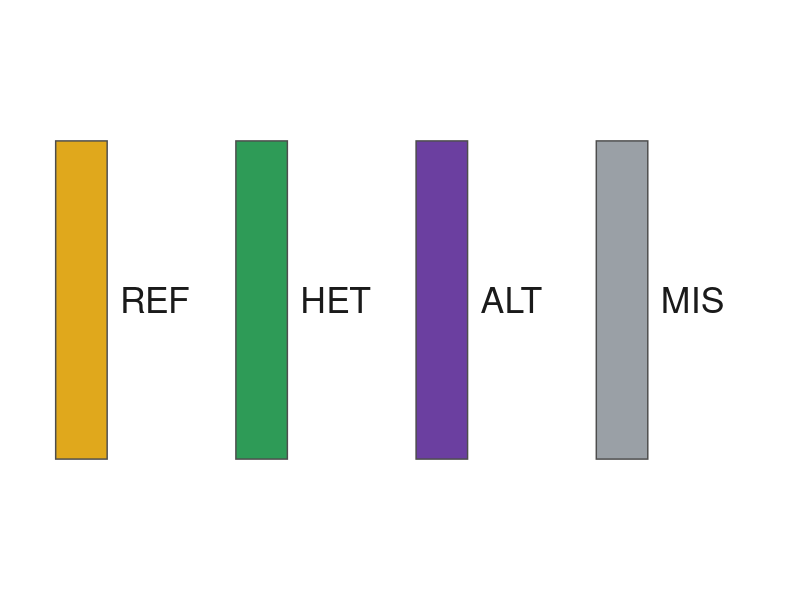
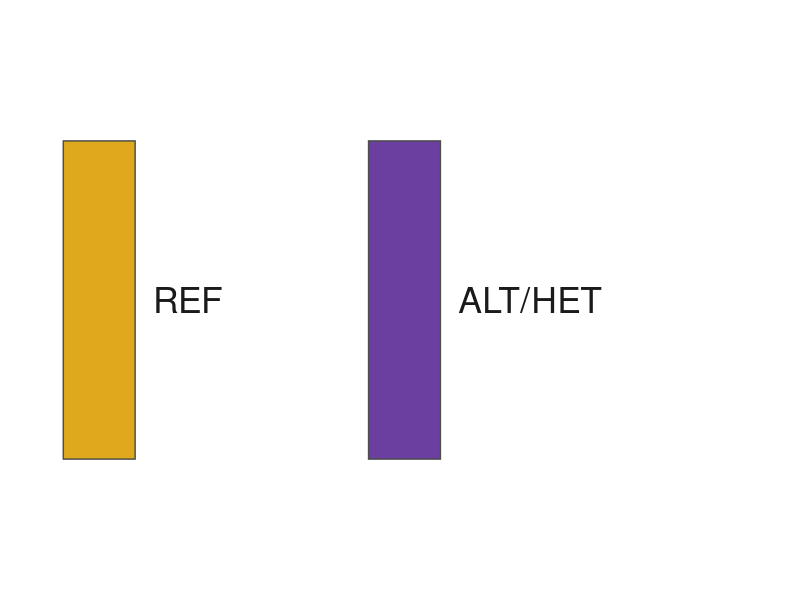

Here is the R script that generated these plots, in order:
#!/usr/bin/env Rscript
# Standalone palette legend for the SNP50K genotype raster:
# REF gold, HET green, ALT purple, missing grey. Place beside the raster.

suppressPackageStartupMessages(library(ggplot2))

GOLD <- "#E0A81C"
GREEN <- "#2E9B57"
PURPLE <- "#6B3FA0"
GREY <- "#9AA0A6"
INK <- "#1A1A1A"

leg <- data.frame(
  x   = c(0, 1.4, 2.8, 4.2),
  lab = c("REF", "HET", "ALT", "MIS"),
  col = c(GOLD, GREEN, PURPLE, GREY)
)

gl <- ggplot(leg) +
  geom_tile(aes(x = x, y = 0),
    fill = leg$col, width = 0.4, height = 0.7,
    color = "grey30", linewidth = 0.5
  ) +
  geom_text(aes(x = x + 0.3, y = 0, label = lab), hjust = 0, size = 9, color = INK) +
  scale_x_continuous(limits = c(-0.35, 5.3)) +
  scale_y_continuous(limits = c(-0.6, 0.6)) +
  theme_void()

out <- "nilhmm-paper/figures/genotype_raster_legend.png"
ggsave(out, gl, width = 6.6, height = 1.1, dpi = 150, bg = "white")
cat("wrote:", out, "\n")

## two-state legend: REF gold, ALT/HET purple
leg2 <- data.frame(x = c(0, 1.7), lab = c("REF", "ALT/HET"), col = c(GOLD, PURPLE))
gl2 <- ggplot(leg2) +
  geom_tile(aes(x = x, y = 0),
    fill = leg2$col, width = 0.4, height = 0.7,
    color = "grey30", linewidth = 0.5
  ) +
  geom_text(aes(x = x + 0.3, y = 0, label = lab), hjust = 0, size = 9, color = INK) +
  scale_x_continuous(limits = c(-0.35, 3.7)) +
  scale_y_continuous(limits = c(-0.6, 0.6)) +
  theme_void()

out2 <- "nilhmm-paper/figures/genotype_raster_legend_2state.png"
ggsave(out2, gl2, width = 4.4, height = 1.1, dpi = 150, bg = "white")
cat("wrote:", out2, "\n")
